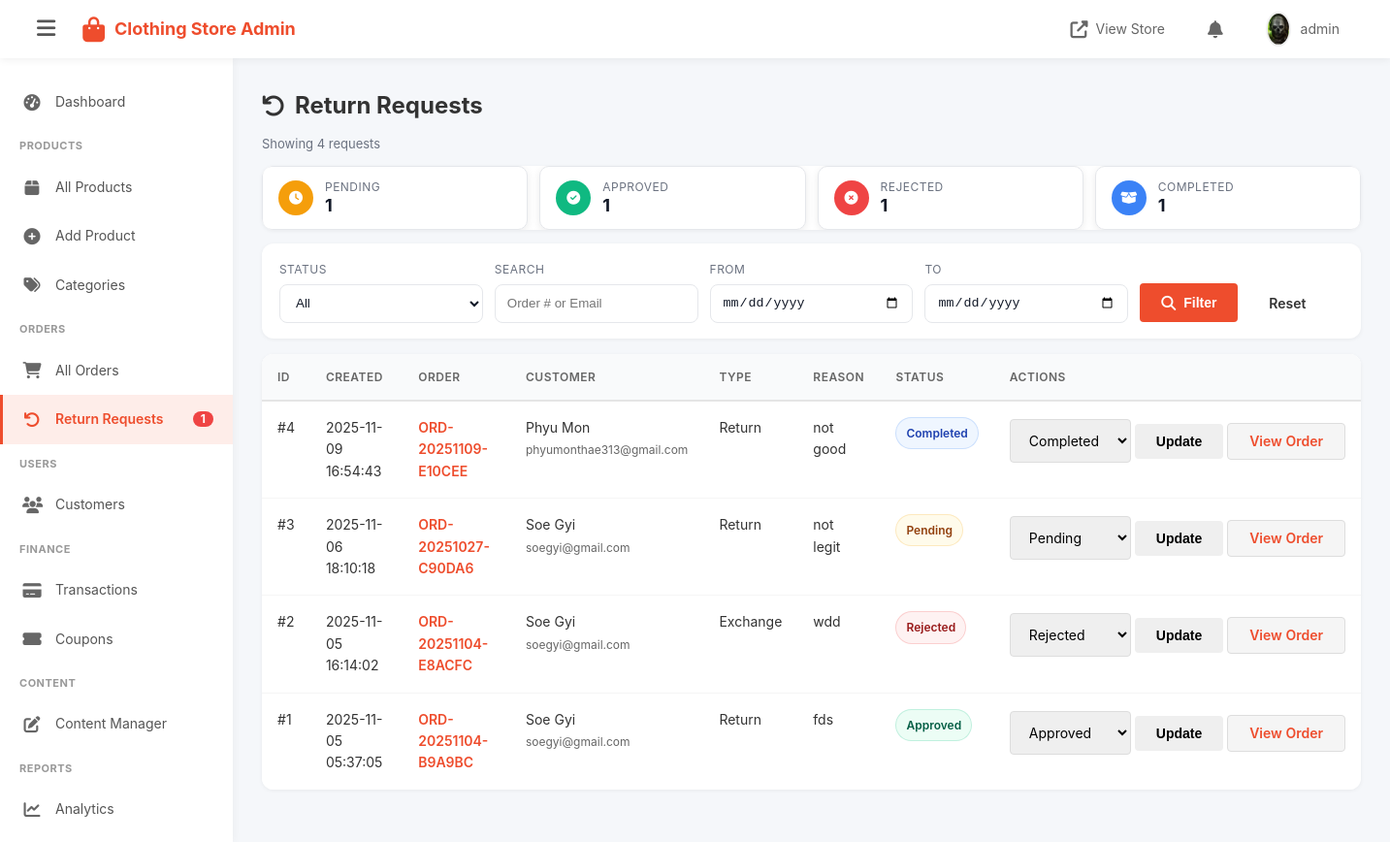
/admin/return-requests.php (signed in), run on the app's committed database.
### tables this page shows
CREATE TABLE `return_requests` (
  `return_id` int(11) NOT NULL,
  `order_id` int(11) NOT NULL,
  `user_id` int(11) NOT NULL,
  `request_type` enum('return','exchange') NOT NULL,
  `reason` text NOT NULL,
  `status` enum('pending','approved','rejected','completed') DEFAULT 'pending',
  `refund_amount` decimal(10,2) DEFAULT NULL,
  `created_at` timestamp NOT NULL DEFAULT current_timestamp(),
  `updated_at` timestamp NOT NULL DEFAULT current_timestamp() ON UPDATE current_timestamp()
);

CREATE TABLE `orders` (
  `order_id` int(11) NOT NULL,
  `user_id` int(11) NOT NULL,
  `order_number` varchar(50) NOT NULL,
  `subtotal` decimal(10,2) NOT NULL,
  `tax_amount` decimal(10,2) DEFAULT 0.00,
  `shipping_amount` decimal(10,2) DEFAULT 0.00,
  `discount_amount` decimal(10,2) DEFAULT 0.00,
  `total_amount` decimal(10,2) NOT NULL,
  `payment_method` varchar(50) DEFAULT NULL,
  `payment_status` enum('pending','paid','failed','refunded') DEFAULT 'pending',
  `order_status` enum('pending','processing','shipped','delivered','cancelled','returned') DEFAULT 'pending',
  `shipping_address_id` int(11) DEFAULT NULL,
  `tracking_number` varchar(100) DEFAULT NULL,
  `notes` text DEFAULT NULL,
  `created_at` timestamp NOT NULL DEFAULT current_timestamp(),
  `updated_at` timestamp NOT NULL DEFAULT current_timestamp() ON UPDATE current_timestamp()
);

CREATE TABLE `users` (
  `user_id` int(11) NOT NULL,
  `email` varchar(255) NOT NULL,
  `password` varchar(255) NOT NULL,
  `first_name` varchar(100) DEFAULT NULL,
  `last_name` varchar(100) DEFAULT NULL,
  `phone` varchar(20) DEFAULT NULL,
  `loyalty_points` int(11) DEFAULT 0,
  `wallet_balance` decimal(10,2) DEFAULT 0.00,
  `created_at` timestamp NOT NULL DEFAULT current_timestamp(),
  `updated_at` timestamp NOT NULL DEFAULT current_timestamp() ON UPDATE current_timestamp(),
  `is_active` tinyint(1) DEFAULT 1,
  `email_verified` tinyint(1) DEFAULT 0,
  `social_provider` varchar(50) DEFAULT NULL,
  `social_id` varchar(255) DEFAULT NULL
);

### admin/return-requests.php (the view, shortened to what this page needs)
<?php
require_once 'config.php';
$status = $_GET['status'] ?? '';
$search = trim($_GET['search'] ?? '');
$date_from = $_GET['date_from'] ?? '';
$date_to = $_GET['date_to'] ?? '';
$where = ['1=1'];
$where_clause = implode(' AND ', $where);
$sql = "SELECT rr.*, u.email, CONCAT(u.first_name, ' ', u.last_name) AS customer_name, o.order_number
        FROM return_requests rr
        JOIN users u ON rr.user_id = u.user_id
        JOIN orders o ON rr.order_id = o.order_id
        WHERE $where_clause
        ORDER BY rr.created_at DESC";
$stmt = $conn->prepare($sql);
$stmt->execute();
$result = $stmt->get_result();
$requests = [];
while ($row = $result->fetch_assoc()) {
    $requests[] = $row;
}
include 'includes/header.php';
include 'includes/sidebar.php';
?>
<div class="admin-return-requests">
<div class="admin-header">
    <h1><i class="fas fa-undo"></i> Return Requests</h1>
</div>
<?php
$__counts = ['pending'=>0,'approved'=>0,'rejected'=>0,'completed'=>0];
foreach ($requests as $__r) { $st = $__r['status'] ?? 'pending'; if (isset($__counts[$st])) { $__counts[$st]++; } }
$__total = count($requests);
?>
<div class="sub-header">
    <div>Showing <?php echo number_format($__total); ?> request<?php echo $__total===1?'':'s'; ?></div>
</div>
<div class="admin-card stats-grid" style="margin-bottom: 14px;">
    <div class="stat-card">
        <div class="icon" style="background:#f59e0b;"><i class="fas fa-clock"></i></div>
        <div class="meta">
            <div class="label">Pending</div>
            <div class="value"><?php echo number_format($__counts['pending']); ?></div>
        </div>
    </div>
    <div class="stat-card">
        <div class="icon" style="background:#10b981;"><i class="fas fa-check-circle"></i></div>
        <div class="meta">
            <div class="label">Approved</div>
            <div class="value"><?php echo number_format($__counts['approved']); ?></div>
        </div>
    </div>
    <div class="stat-card">
        <div class="icon" style="background:#ef4444;"><i class="fas fa-times-circle"></i></div>
        <div class="meta">
            <div class="label">Rejected</div>
            <div class="value"><?php echo number_format($__counts['rejected']); ?></div>
        </div>
    </div>
    <div class="stat-card">
        <div class="icon" style="background:#3b82f6;"><i class="fas fa-box-open"></i></div>
        <div class="meta">
            <div class="label">Completed</div>
            <div class="value"><?php echo number_format($__counts['completed']); ?></div>
        </div>
    </div>
</div>
<div class="admin-card filters-card" style="margin-bottom: 16px;">
    <form method="get" class="filter-form">
        <div class="filter-group">
            <label>Status</label>
            <select name="status">
                <option value="" <?php echo $status===''?'selected':''; ?>>All</option>
            </select>
        </div>
        <div class="filter-group">
            <label>Search</label>
            <input type="text" name="search" value="<?php echo htmlspecialchars($search); ?>" placeholder="Order # or Email">
        </div>
        <div class="filter-group">
            <label>From</label>
            <input type="date" name="date_from" value="<?php echo htmlspecialchars($date_from); ?>">
        </div>
        <div class="filter-group">
            <label>To</label>
            <input type="date" name="date_to" value="<?php echo htmlspecialchars($date_to); ?>">
        </div>
        <div class="filter-group">
            <label>&nbsp;</label>
            <button class="btn btn-primary" type="submit"><i class="fas fa-search"></i> Filter</button>
            <a class="btn" href="return-requests.php">Reset</a>
        </div>
    </form>
</div>
<div class="admin-card">
    <div class="table-responsive">
        <table class="admin-table">
            <thead>
                <tr>
                    <th>ID</th>
                    <th>Created</th>
                    <th>Order</th>
                    <th>Customer</th>
                    <th>Type</th>
                    <th>Reason</th>
                    <th>Status</th>
                    <th>Actions</th>
                </tr>
            </thead>
            <tbody>
                <?php if (empty($requests)): ?>
                <tr><td colspan="8" style="text-align:center; color:#666;">No requests found.</td></tr>
                <?php else: foreach ($requests as $r): ?>
                <tr>
                    <td>#<?php echo (int)$r['return_id']; ?></td>
                    <td><?php echo htmlspecialchars($r['created_at']); ?></td>
                    <td>
                        <a href="order-details.php?id=<?php echo (int)$r['order_id']; ?>">
                            <?php echo htmlspecialchars($r['order_number']); ?>
                        </a>
                    </td>
                    <td>
                        <?php echo htmlspecialchars($r['customer_name']); ?><br>
                        <span style="color:#666; font-size:12px;"><?php echo htmlspecialchars($r['email']); ?></span>
                    </td>
                    <td><?php echo htmlspecialchars(ucfirst($r['request_type'])); ?></td>
                    <td style="max-width: 360px; white-space: normal;"><?php echo nl2br(htmlspecialchars($r['reason'])); ?></td>
                    <td><span class="badge status-<?php echo htmlspecialchars($r['status']); ?>"><?php echo htmlspecialchars(ucfirst($r['status'])); ?></span></td>
                    <td class="actions">
                        <form method="post" style="display:inline-block;">
                            <select name="status" class="form-control" style="display:inline-block; width:auto;">
                                <?php foreach (['pending','approved','rejected','completed'] as $st): ?>
                                    <option value="<?php echo $st; ?>" <?php echo $r['status']===$st?'selected':''; ?>><?php echo ucfirst($st); ?></option>
                                <?php endforeach; ?>
                            </select>
                            <button class="btn btn-small" type="submit">Update</button>
                        </form>
                        <a class="btn btn-small btn-secondary" href="order-details.php?id=<?php echo (int)$r['order_id']; ?>">View Order</a>
                    </td>
                </tr>
                <?php endforeach; endif; ?>
            </tbody>
        </table>
    </div>
</div>
</div>
<?php include 'includes/footer.php'; ?>

### assets/css/style.css (style rules this page uses)
* { margin: 0; padding: 0; box-sizing: border-box; }
body { font-family: -apple-system, BlinkMacSystemFont, 'Segoe UI', Roboto, 'Helvetica Neue', Arial, sans-serif; font-size: 14px; line-height: 1.5; color: #333; background: #f5f5f5; }
a { text-decoration: none; color: #333; transition: color 0.3s; }
.btn { display: inline-block; padding: 12px 30px; border: none; border-radius: 4px; font-size: 14px; font-weight: 600; text-align: center; cursor: pointer; transition: all 0.3s; text-decoration: none; }
.btn-primary { background: #f53d2d; color: white; }
.btn-secondary { background: #f5f5f5; color: #333; }
.form-control { width: 100%; padding: 12px 15px; border: 1px solid #ddd; border-radius: 4px; font-size: 14px; transition: border-color 0.3s; }
select.form-control { cursor: pointer; }

### admin/assets/css/admin.css (style rules this page uses)
:root { --primary-color: #ee4d2d; --primary-dark: #d73211; --secondary-color: #ff6b35; --success-color: #26aa99; --warning-color: #ffc107; --danger-color: #dc3545; --info-color: #00bcd4; --dark: #333333; --light-bg: #f5f5f5; --border-color: #e5e5e5; --sidebar-width: 240px; --topnav-height: 60px; }
* { margin: 0; padding: 0; box-sizing: border-box; }
body { font-family: -apple-system, BlinkMacSystemFont, 'Segoe UI', Roboto, 'Helvetica Neue', Arial, sans-serif; background: #f5f7fa; color: #333; line-height: 1.6; }
a { text-decoration: none; color: inherit; }
.admin-panel { display: flex; min-height: 100vh; background: #f5f7fa; }
.admin-header { display: flex; justify-content: space-between; align-items: center; margin-bottom: 30px; }
.admin-header h1 { font-size: 26px; font-weight: 700; color: #333; }
.admin-card { background: white; border-radius: 8px; box-shadow: 0 1px 4px rgba(0, 0, 0, 0.06); margin-bottom: 24px; overflow: hidden; }
.stats-grid { display: grid; grid-template-columns: repeat(4, 1fr); gap: 24px; margin-bottom: 30px; }
.stat-card { background: white; border-radius: 12px; padding: 28px 24px; display: flex; align-items: center; gap: 20px; box-shadow: 0 2px 8px rgba(0, 0, 0, 0.08); transition: transform 0.3s, box-shadow 0.3s; position: relative; overflow: hidden; }
.stat-card::before { content: ''; position: absolute; top: 0; right: 0; width: 100px; height: 100px; border-radius: 50%; opacity: 0.1; transform: translate(30%, -30%); }
.btn { display: inline-flex; align-items: center; justify-content: center; gap: 8px; padding: 11px 22px; border: none; border-radius: 4px; font-size: 14px; font-weight: 600; cursor: pointer; transition: all 0.3s; text-decoration: none; line-height: 1; }
.btn i { font-size: 15px; }
.btn-primary { background: var(--primary-color); color: white; }
.btn-secondary { background: #f5f5f5; color: #555; border: 1px solid #ddd; }
.table-responsive { overflow-x: auto; }
.admin-table { width: 100%; border-collapse: collapse; background: white; }
.admin-table thead { background: #fafafa; border-bottom: 2px solid #e5e5e5; }
.admin-table th { padding: 14px 16px; text-align: left; font-weight: 600; font-size: 12px; color: #666; text-transform: uppercase; letter-spacing: 0.5px; }
.admin-table td { padding: 16px; border-bottom: 1px solid #f5f5f5; color: #333; font-size: 14px; vertical-align: middle; }
.admin-table tbody tr { transition: background 0.3s; }
.admin-table tbody tr:last-child td { border-bottom: none; }
.admin-table a { color: var(--primary-color); text-decoration: none; font-weight: 600; transition: color 0.3s; }
.status-pending { background: #fff3cd; color: #856404; }
.form-control { width: 100%; padding: 12px 15px; border: 1px solid #ddd; border-radius: 4px; font-size: 14px; transition: all 0.3s; font-family: inherit; }
.form-control::placeholder { color: #999; }
select.form-control { cursor: pointer; }
.badge { display: inline-block; padding: 4px 10px; border-radius: 12px; font-size: 11px; font-weight: 600; }

### data on the page
return_requests: return_id "4", created_at "2025-11-09 16:54:43", order.order_number "ORD-20251109-E10CEE", customer_name "Phyu Mon", user.email "phyumonthae313@gmail.com", request_type "Return", reason "not good", status "Completed"
return_requests: return_id "3", created_at "2025-11-06 18:10:18", order.order_number "ORD-20251027-C90DA6", customer_name "Soe Gyi", user.email "soegyi@gmail.com", request_type "Return", reason "not legit", status "Pending"
return_requests: return_id "2", created_at "2025-11-05 16:14:02", order.order_number "ORD-20251104-E8ACFC", customer_name "Soe Gyi", user.email "soegyi@gmail.com", request_type "Exchange", reason "wdd", status "Rejected"
return_requests: return_id "1", created_at "2025-11-05 05:37:05", order.order_number "ORD-20251104-B9A9BC", customer_name "Soe Gyi", user.email "soegyi@gmail.com", request_type "Return", reason "fds", status "Approved"

### other printed values
SITE_NAME "Clothing Store"
$_SESSION['admin_username'] "admin"
$__pendingReturnsCount "1"
$__total "4"
$__counts['pending'] "1"
$__counts['approved'] "1"
$__counts['rejected'] "1"
$__counts['completed'] "1"
